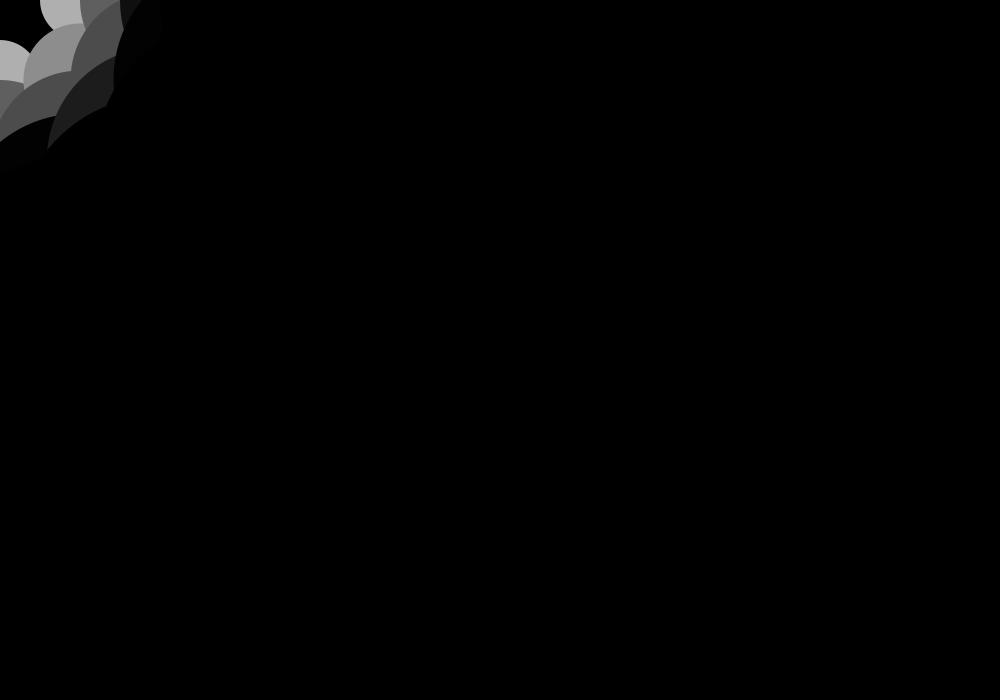
Frame 1 (no input)
Frame 60 (the mouse pressed at the canvas centre just before this capture): identical to frame 1, image omitted
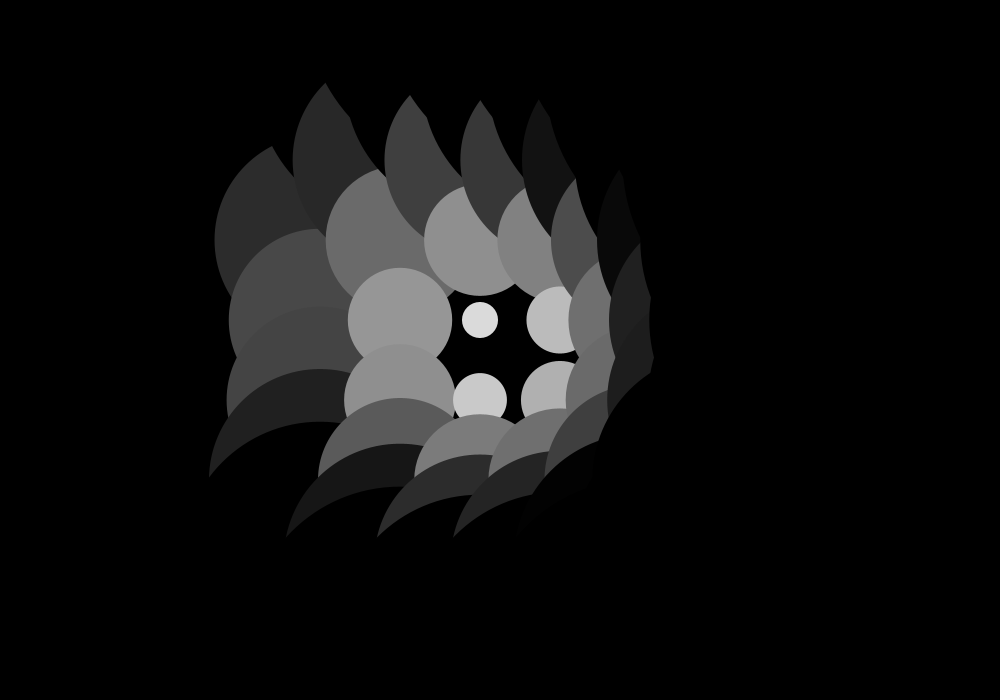
Frame 120 (the mouse held since frame 60 and released just before this capture)

The Processing sketch that drew these frames (run headless with seeded random() and noise(); from frame 60 on, the mouse is pressed at the canvas centre):

// Processing sketch: processing_105959
// ── processing_105959.pde

int cWidth = 12;
int cHeight = cWidth;
Circle[] circles = new Circle[cWidth*cHeight];
int radius = 80;
float dD;

void setup(){
  frameRate(30);
  size(1000,700);
  for(int i = 0; i < cWidth; i++) {
    for(int q = 0; q < cHeight; q++) {
      int index = i*cWidth + q; 
      circles[index] = new Circle((i*radius), (q*radius), radius);
    }
  }
}

void draw(){
  background(0);
  for(int i = 0; i < circles.length; i++) {
    dD = dist(mouseX,mouseY,circles[i].x, circles[i].y);
    circles[i].colorCheck();
    circles[i].display();
  }
}
class Circle {
  
  int x;
  int y;
  int d;
  float fillColor;
  
  Circle(int xLoc, int yLoc, int diameter) {
    x = xLoc;
    y = yLoc;
    d = diameter;
    
  }
  
  void colorCheck() {
    fillColor = 255 - (dist(mouseX, mouseY, x, y));
    if (fillColor <= 0) { fillColor = 0; };
  }
  
  void display() {
    fill(fillColor);
    noStroke();
    ellipse(x,y,dD,dD);
  }
}
